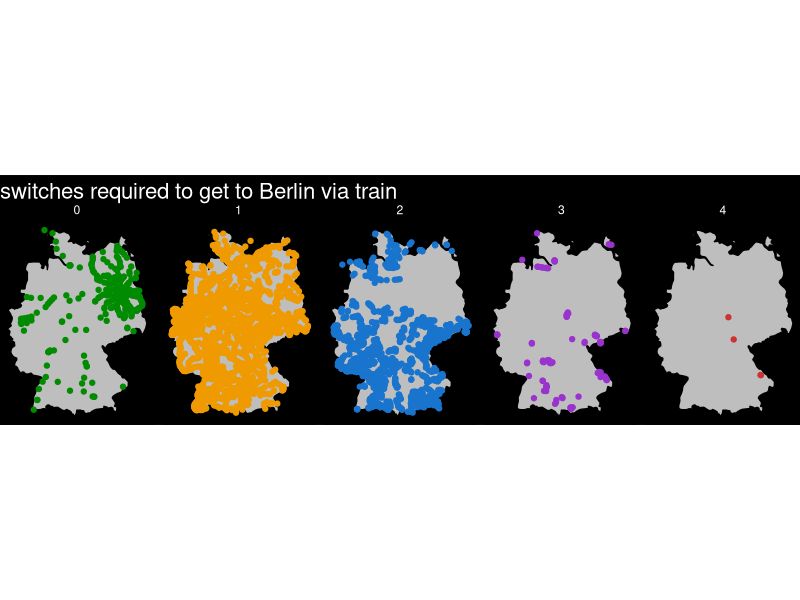
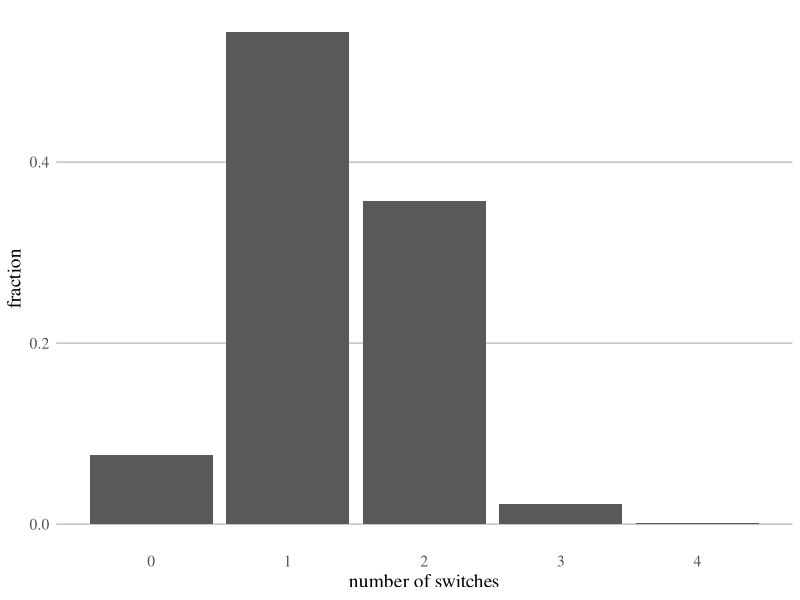
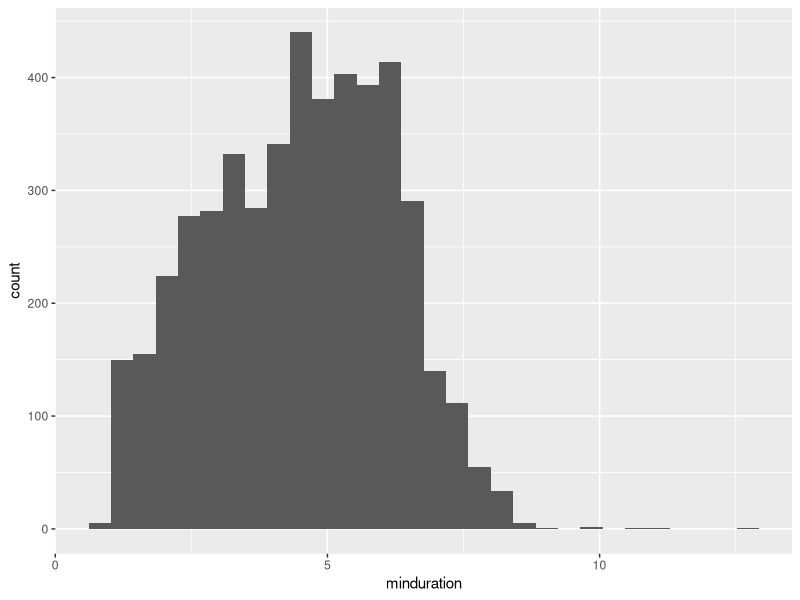

Write the R code that produced these figures, in order.
library(tidyverse)
library(gganimate)
GER <- map_data(map = "world", region = "Germany")

trips <- read_csv("trips.csv")
stations <- read_csv("stations.csv")
stations_ger <- stations %>%
  distinct() %>% 
  dplyr::filter(str_detect(name,"Germany")) 

left_join(trips,select(stations_ger,extId,lon,lat),by=c("extID"="extId")) %>% 
  distinct() %>% 
  ggplot(aes(lon,lat))+
  geom_polygon(data = GER, aes(x = long, y = lat, group = group),fill="grey",colour="black")+
  geom_point(aes(col=factor(minswitches)))+
  scale_color_manual(values=c("#008B00", "#EE9A00", "#1874CD", "#9A32CD", "#CD3333"))+
  coord_map()+
  theme_void()+
  theme(legend.position = "none",
        panel.background = element_rect(fill="black"),
        plot.background = element_rect(fill="black"),
        strip.text = element_text(colour="white"),
        plot.title = element_text(colour="white",size=16),
        plot.caption = element_text(colour="grey",size=7))+
  facet_wrap(~minswitches,nrow=1)+
  labs(title="switches required to get to Berlin via train")


trips %>% 
  group_by(minswitches) %>% 
  count() %>% 
  ungroup() %>% 
  mutate(n=n/sum(n)) %>% 
ggplot()+
  geom_col(aes(x=minswitches,y=n))+
  ggthemes::theme_tufte(ticks = F)+
  labs(x="number of switches",y="fraction")+
  theme(panel.grid.major.y = element_line(color="grey"),
        text=element_text(size=14))

ggplot(trips)+geom_histogram(aes(minduration))

trips %>% dplyr::filter(!is.infinite(minduration)) %>% arrange(-minduration) %>% print(n=50)
